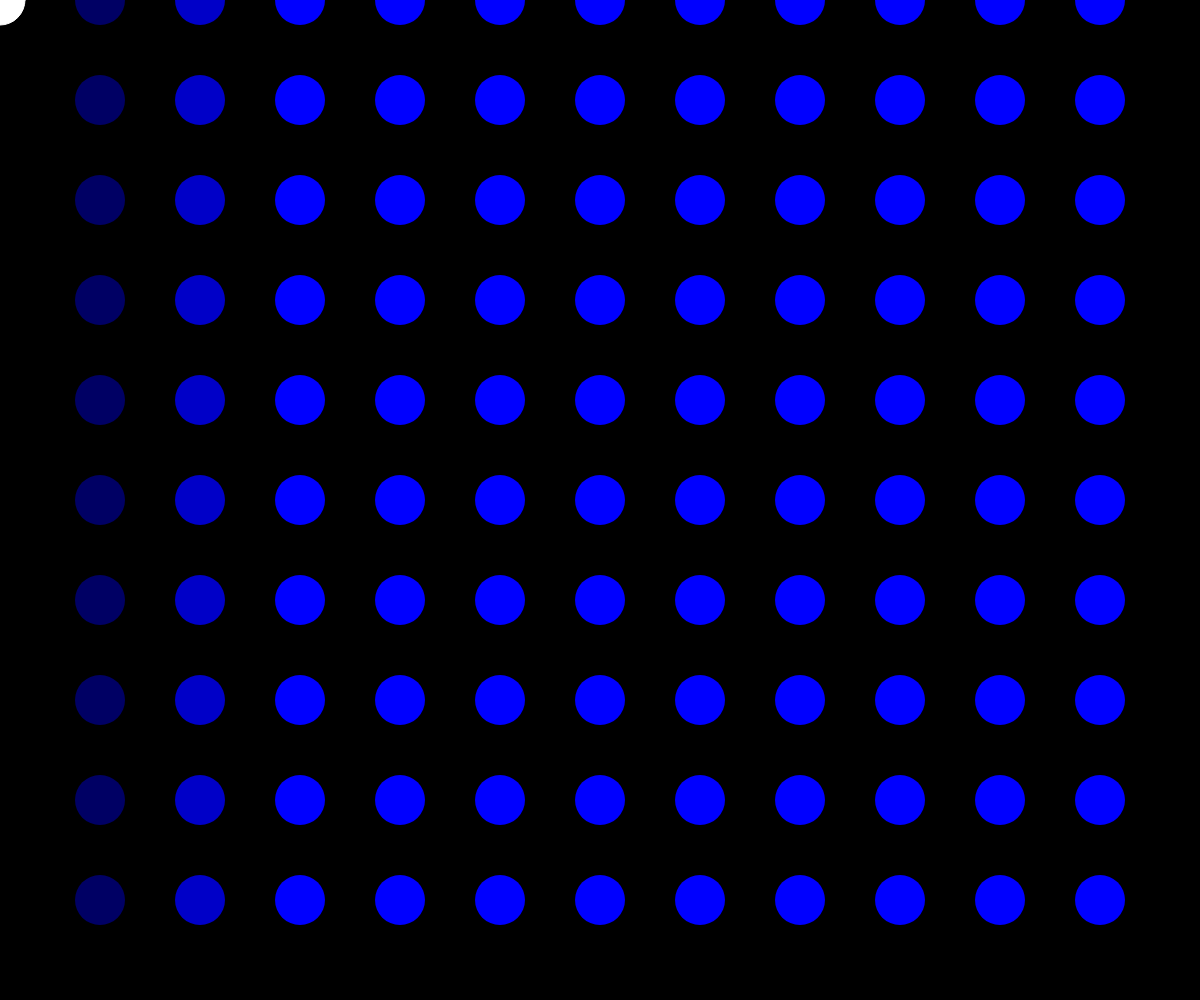
Frame 1 (no input)
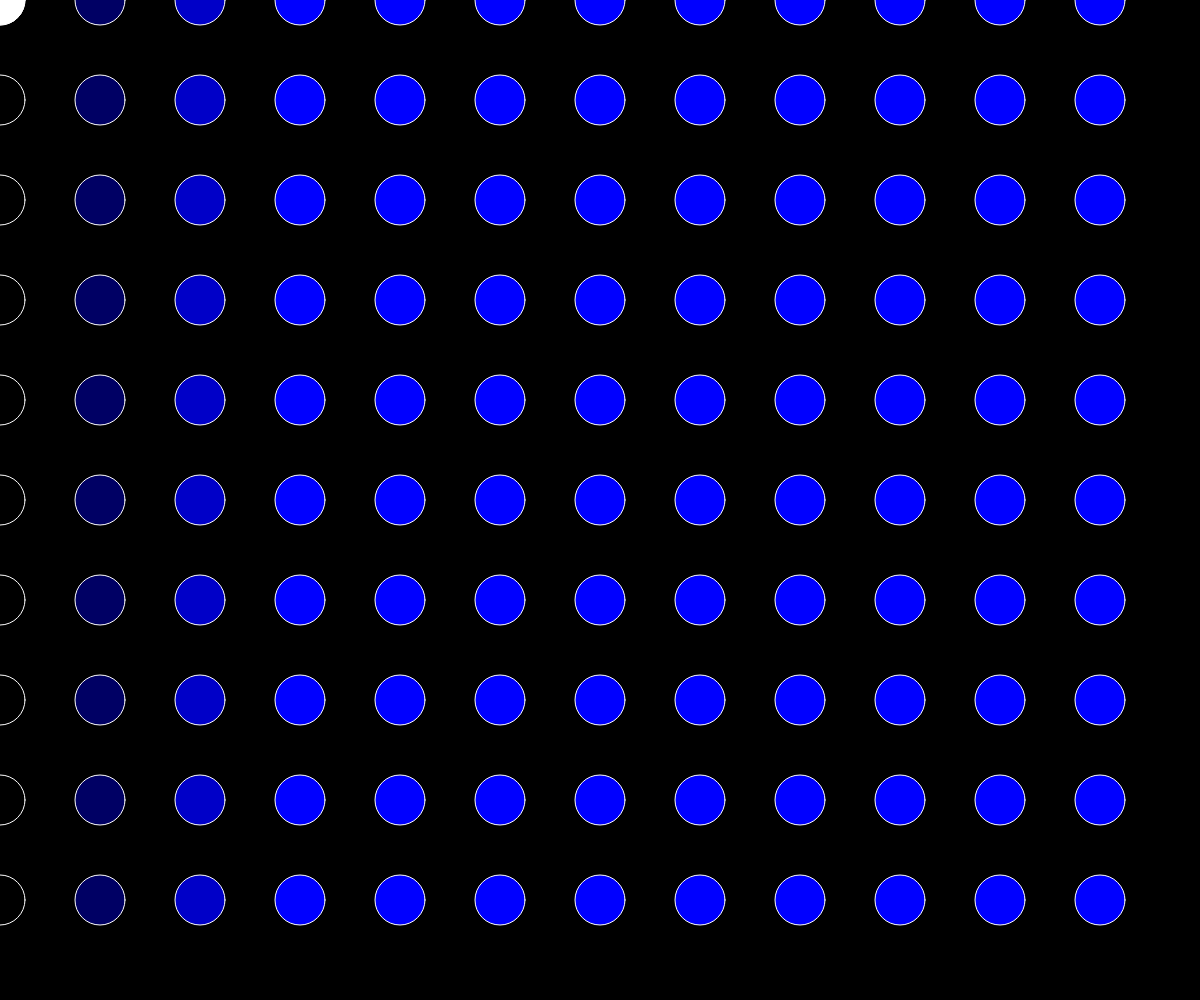
Frame 60 (no input)
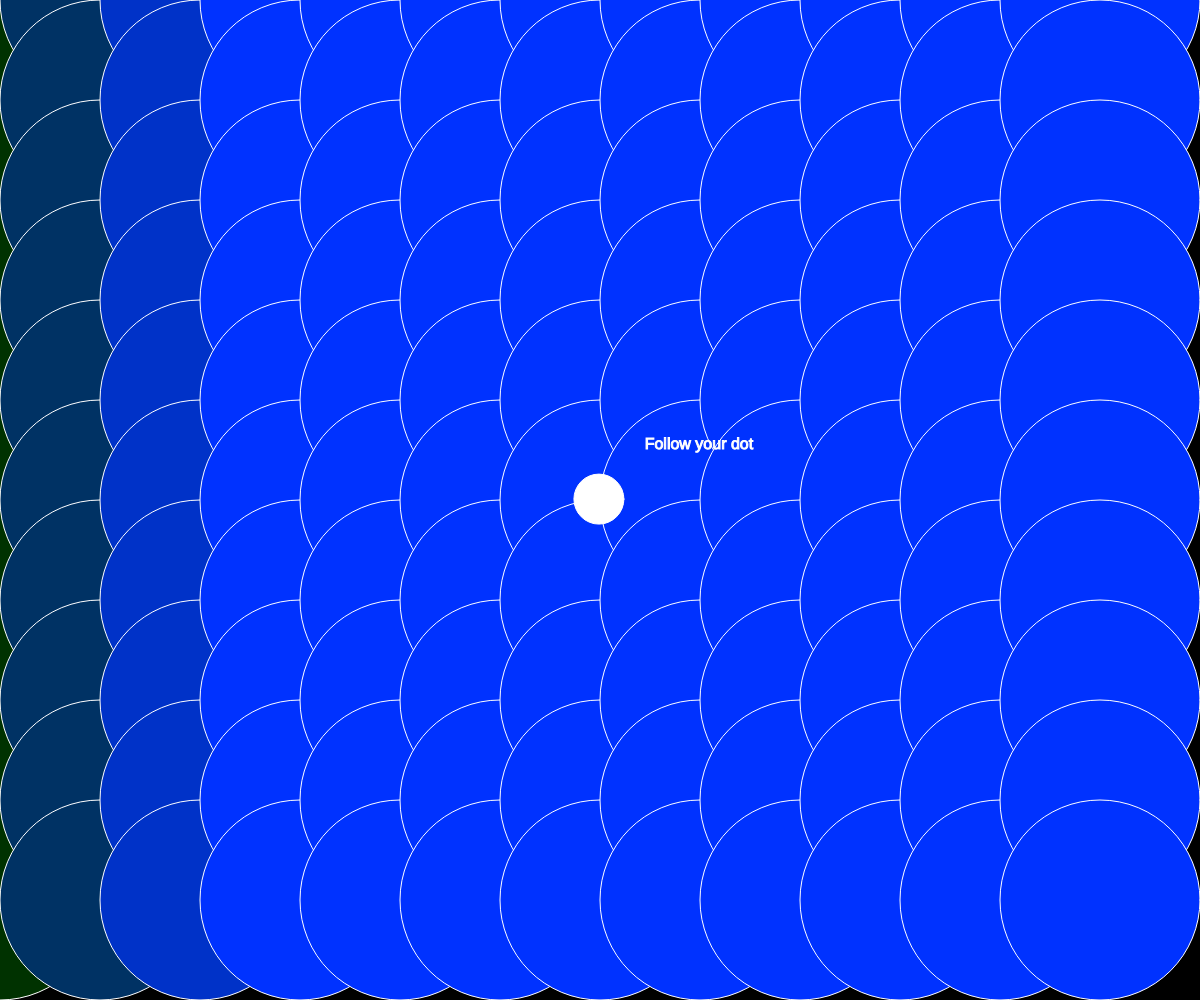
Frame 120 (the mouse pressed at the canvas centre since frame 60)

The p5.js sketch that drew these frames (run headless with seeded random() and noise() and a simulated clock; from frame 60 on, the mouse is pressed at the canvas centre):

// p5.js sketch
// ── sketch.js
let xoff = 0.0;
let xincrement = 0.1;
let x = 0;
let y = 0;

function setup() {
  createCanvas(windowWidth, windowHeight);
  noStroke();
}

function draw() {
  background(0);


  let c = map(mouseX, 0, width, 0, 100);

  let d = map(mouseX, 0, width, 50, 350);

  for (var a = 0; a < windowWidth; a+=100){
      for (var b = 0; b < windowHeight; b+=100){
        fill(0, c, a);
        ellipse(a, b, d, d);
      }
  }

  x = lerp(x, mouseX, 0.1);
  y = lerp(y, mouseY, 0.1);

  fill(255);
  stroke(255);
  ellipse(x, y, 50, 50);

  textSize(16);
  textAlign(CENTER);
  text('Follow your dot', x + 100, y - 50);
  }
